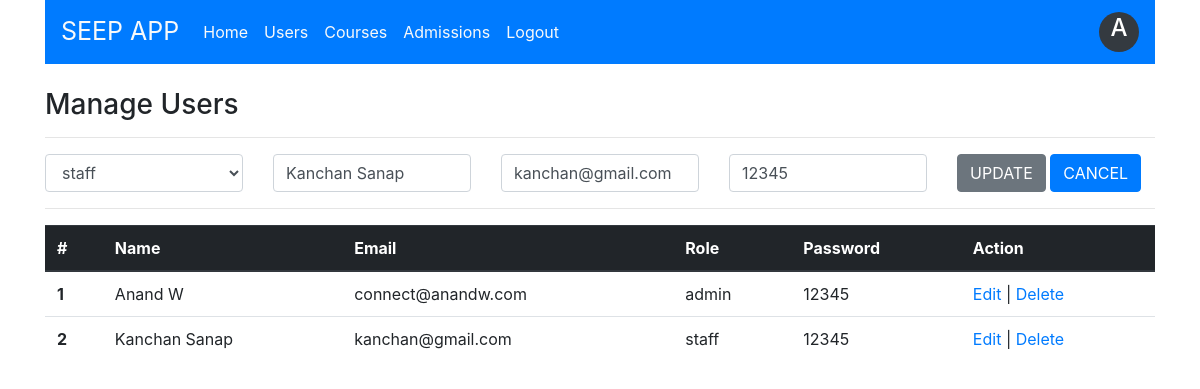
Page /users.php?edit=2 (signed in) on the committed database.
### tables this page shows
CREATE TABLE `user` (
  `user_id` int(11) NOT NULL,
  `user_name` varchar(15) NOT NULL,
  `user_email` varchar(25) NOT NULL,
  `user_password` varchar(15) NOT NULL,
  `role_id` int(11) NOT NULL
);

CREATE TABLE `role` (
  `role_id` int(11) NOT NULL,
  `role_name` varchar(15) NOT NULL
);

### users.php (the view, shortened to what this page needs)
<html>
<head>
    <link rel="stylesheet" href="css/style.css">
    <link rel="stylesheet" href="https://maxcdn.bootstrapcdn.com/bootstrap/4.0.0/css/bootstrap.min.css">
</head>
<body>
<?php
    include("include/dbconnection.php");
    $userName="";
    $userEmail="";
    $userPassword="";
    $userRole="";
    if(isset($_REQUEST["edit"]))
    {
        $userId = $_REQUEST["edit"];
        $qry = "SELECT * FROM user WHERE user_id=".$userId;
        $userList = mysqli_query($con, $qry);
        $user = mysqli_fetch_assoc($userList);
        $userName = $user["user_name"];
        $userEmail = $user["user_email"];
        $userPassword = $user["user_password"];
        $userRole = $user["role_id"];
    }
    $qry = "SELECT * FROM user, role WHERE user.role_id=role.role_id";
    $userList = mysqli_query($con, $qry);
?>
<div class="container">
   <?php include("include/header.php");
   ?>
   <br>
   <section>
        <div class="row">
            <div class="col">
            <h3> Manage Users </h3>
            <hr>
            <form action="" method="post">
                <div class="row">
                    <div class="col">
                        <select class="form-control" name="txtRole" >
                            <?php
                                $qry = "SELECT * FROM role";
                                $roleList = mysqli_query($con, $qry);
                                while($role = mysqli_fetch_assoc($roleList))
                                {
                                    if($role["role_id"] == $userRole)
                                        echo "<option value='".$role["role_id"]."' selected=selected> ".$role["role_name"]." </option>";
                                    else
                                        echo "<option value='".$role["role_id"]."'> ".$role["role_name"]." </option>";
                                }
                            ?>
                        </select>
                    </div>
                    <div class="col">
                        <input type="text" name="txtName" class="form-control" placeholder="Name" value="<?=$userName?>" required>
                    </div>
                    <div class="col">
                        <input type="text" name="txtEmail" class="form-control" placeholder="Email" value="<?=$userEmail?>" required>
                    </div>
                    <div class="col">
                        <input type="text" name="txtPassword" class="form-control" placeholder="Password" value="<?=$userPassword?>" required>
                    </div>
                    <div class="col">
                        <?php if( isset($_REQUEST["edit"]) ) { ?>
                        <input type="submit" name="btnUpdateUser" class="btn btn-secondary" value="UPDATE">
                        <a href="users.php" class="btn btn-primary"> CANCEL </a>
                        <?php } else { ?>
                        <input type="submit" name="btnAddUser" class="form-control btn btn-primary" value="ADD">
                        <?php } ?>
                    </div>
                </div>
            </form>
            <hr>
            <table class="table">
                <thead class="thead-dark">
                    <tr>
                    <th scope="col">#</th>
                    <th scope="col">Name</th>
                    <th scope="col">Email</th>
                    <th scope="col">Role</th>
                    <th scope="col">Password</th>
                    <th scope="col">Action</th>
                    </tr>
                </thead>
                <tbody>
                    <?php while($user = mysqli_fetch_assoc($userList)) { ?>
                    <tr>
                        <th scope="row"><?=$user["user_id"]?></th>
                        <td><?=$user["user_name"]?></td>
                        <td><?=$user["user_email"]?></td>
                        <td><?=$user["role_name"]?></td>
                        <td><?=$user["user_password"]?></td>
                        <td>
                            <a href="users.php?edit=<?=$user["user_id"]?>"> Edit </a> |
                            <a href="users.php?delete=<?=$user["user_id"]?>"> Delete </a>
                        </td>
                    </tr>
                    <?php } ?>
                </tbody>
                </table>
            </div>
        </div>
   </section>
</div>
</body>
</html>

### rows in the picture
user: txtName "Kanchan Sanap", txtEmail "kanchan@gmail.com", txtPassword "12345", user_id "2", user_name "Kanchan Sanap", user_email "kanchan@gmail.com", role.role_name "staff", user_password "12345"
user: user_id "1", user_name "Anand W", user_email "connect@anandw.com", role.role_name "admin", user_password "12345"

### other values in the picture
$username1 "A"
form field txtRole "staff"
